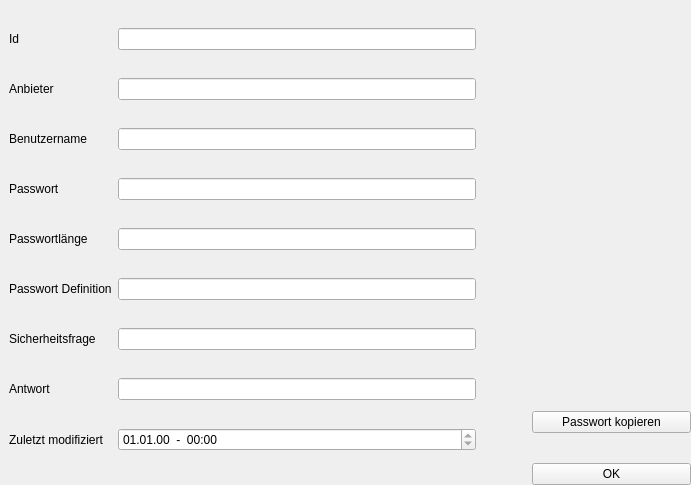
<?xml version="1.0" encoding="UTF-8"?>
<ui version="4.0">
 <class>AccountDialog</class>
 <widget class="QWidget" name="AccountDialog">
  <property name="geometry">
   <rect>
    <x>0</x>
    <y>0</y>
    <width>691</width>
    <height>485</height>
   </rect>
  </property>
  <property name="sizePolicy">
   <sizepolicy hsizetype="Expanding" vsizetype="Expanding">
    <horstretch>0</horstretch>
    <verstretch>0</verstretch>
   </sizepolicy>
  </property>
  <property name="windowTitle">
   <string>Form</string>
  </property>
  <layout class="QHBoxLayout" name="horizontalLayout" stretch="3,0,1">
   <property name="leftMargin">
    <number>0</number>
   </property>
   <property name="topMargin">
    <number>0</number>
   </property>
   <property name="rightMargin">
    <number>0</number>
   </property>
   <property name="bottomMargin">
    <number>0</number>
   </property>
   <item>
    <layout class="QGridLayout" name="gridLayout">
     <property name="leftMargin">
      <number>9</number>
     </property>
     <property name="verticalSpacing">
      <number>0</number>
     </property>
     <item row="6" column="1">
      <widget class="QLineEdit" name="edQuestion">
       <property name="autoFillBackground">
        <bool>true</bool>
       </property>
      </widget>
     </item>
     <item row="1" column="1">
      <widget class="QLineEdit" name="edProvider">
       <property name="autoFillBackground">
        <bool>true</bool>
       </property>
      </widget>
     </item>
     <item row="4" column="1">
      <widget class="QLineEdit" name="edPasswdLength">
       <property name="autoFillBackground">
        <bool>true</bool>
       </property>
      </widget>
     </item>
     <item row="6" column="0">
      <widget class="QLabel" name="lbQuestion">
       <property name="text">
        <string>Sicherheitsfrage</string>
       </property>
      </widget>
     </item>
     <item row="7" column="0">
      <widget class="QLabel" name="lbAnswer">
       <property name="text">
        <string>Antwort</string>
       </property>
      </widget>
     </item>
     <item row="2" column="1">
      <widget class="QLineEdit" name="edUsername">
       <property name="autoFillBackground">
        <bool>true</bool>
       </property>
      </widget>
     </item>
     <item row="1" column="0">
      <widget class="QLabel" name="lbProvider">
       <property name="text">
        <string>Anbieter</string>
       </property>
      </widget>
     </item>
     <item row="0" column="0">
      <widget class="QLabel" name="lbId">
       <property name="text">
        <string>Id</string>
       </property>
      </widget>
     </item>
     <item row="3" column="1">
      <widget class="QLineEdit" name="edPassword">
       <property name="autoFillBackground">
        <bool>true</bool>
       </property>
      </widget>
     </item>
     <item row="7" column="1">
      <widget class="QLineEdit" name="edAnswer">
       <property name="autoFillBackground">
        <bool>true</bool>
       </property>
      </widget>
     </item>
     <item row="0" column="1">
      <widget class="QLineEdit" name="edId">
       <property name="readOnly">
        <bool>true</bool>
       </property>
      </widget>
     </item>
     <item row="5" column="1">
      <widget class="QLineEdit" name="edPasswdDefinition">
       <property name="autoFillBackground">
        <bool>true</bool>
       </property>
      </widget>
     </item>
     <item row="4" column="0">
      <widget class="QLabel" name="lbPaswdLength">
       <property name="text">
        <string>Passwortlänge</string>
       </property>
      </widget>
     </item>
     <item row="5" column="0">
      <widget class="QLabel" name="lbPasswdDefinition">
       <property name="text">
        <string>Passwort Definition</string>
       </property>
      </widget>
     </item>
     <item row="3" column="0">
      <widget class="QLabel" name="lbPassword">
       <property name="text">
        <string>Passwort</string>
       </property>
      </widget>
     </item>
     <item row="2" column="0">
      <widget class="QLabel" name="lbUsername">
       <property name="text">
        <string>Benutzername</string>
       </property>
      </widget>
     </item>
     <item row="8" column="0">
      <widget class="QLabel" name="lbLastModified">
       <property name="text">
        <string>Zuletzt modifiziert</string>
       </property>
      </widget>
     </item>
     <item row="8" column="1">
      <widget class="QDateTimeEdit" name="edLastModified">
       <property name="readOnly">
        <bool>true</bool>
       </property>
       <property name="displayFormat">
        <string>dd.MM.yy  -  HH:mm</string>
       </property>
      </widget>
     </item>
    </layout>
   </item>
   <item>
    <spacer name="horizontalSpacer">
     <property name="orientation">
      <enum>Qt::Horizontal</enum>
     </property>
     <property name="sizeHint" stdset="0">
      <size>
       <width>50</width>
       <height>20</height>
      </size>
     </property>
    </spacer>
   </item>
   <item>
    <layout class="QVBoxLayout" name="verticalLayout">
     <property name="spacing">
      <number>30</number>
     </property>
     <item>
      <spacer name="verticalSpacer">
       <property name="orientation">
        <enum>Qt::Vertical</enum>
       </property>
       <property name="sizeHint" stdset="0">
        <size>
         <width>20</width>
         <height>40</height>
        </size>
       </property>
      </spacer>
     </item>
     <item>
      <widget class="QPushButton" name="btnCopyPasswd">
       <property name="toolTip">
        <string>Das Password in die Zwischenablage kopieren</string>
       </property>
       <property name="text">
        <string>Passwort kopieren</string>
       </property>
      </widget>
     </item>
     <item>
      <widget class="QPushButton" name="btnOK">
       <property name="text">
        <string>OK</string>
       </property>
      </widget>
     </item>
    </layout>
   </item>
  </layout>
 </widget>
 <resources/>
 <connections/>
</ui>
